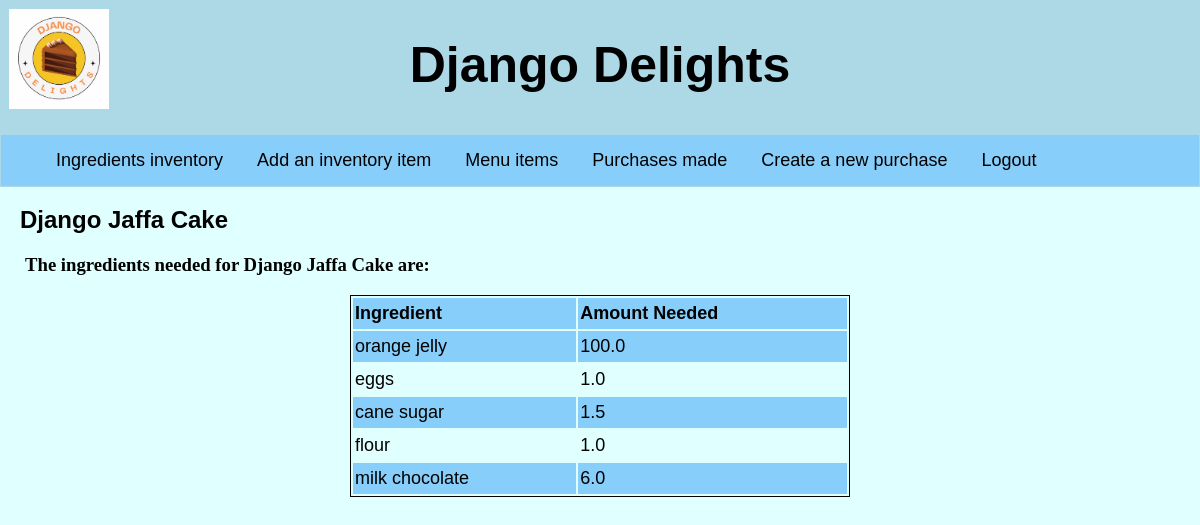
Page /recipe_requirements/2 (signed in) on the committed database.
### inventory/models.py (models this page shows, shortened)
class MenuItem(models.Model):
    name = models.CharField(max_length=50)
    price = models.FloatField()

class RecipeRequirements(models.Model):
    menu_item = models.ForeignKey(MenuItem, on_delete=models.CASCADE)
    ingredient = models.ForeignKey(Ingredient, on_delete=models.CASCADE)
    quantity = models.FloatField(default=0)

class Ingredient(models.Model):
    name = models.CharField(max_length=30)
    quantity = models.FloatField()
    price = models.FloatField()

### inventory/views.py (the view)
# urls.py: path("recipe_requirements/<pk>", views.RecipeRequirementsDetailView.as_view(), name="recipe_requirements"),
class RecipeRequirementsDetailView(LoginRequiredMixin,DetailView):
    model = MenuItem
    template_name = "inventory/recipe_requirements.html"

### inventory/templates/inventory/recipe_requirements.html (shortened to what this page needs)
{% extends 'base.html' %}
{% block content %}
<h2>{{object.name}}</h2>
<h3>The ingredients needed for {{object.name}} are:</h3>
<table class="table">
    <tr>
        <th>Ingredient</th>
        <th>Amount Needed</th>
    </tr>
    {% for recipe_requirement in object.reciperequirements_set.all %}
    <tr>
        <td>{{recipe_requirement.ingredient.name}}</td>
        <td>{{recipe_requirement.quantity}}</td>
    </tr>
    {% endfor %}
</table>
{% endblock %}

### inventory/static/style.css (style rules this page uses)
body { background-color: lightcyan; margin: 0; }
h2 { font-family: Arial, Helvetica, sans-serif; margin-left: 20px; }
h3 { margin-left: 25px; }
table { text-align: left; font-family: Arial, Helvetica, sans-serif; font-size: large; width: 500px; margin: 0 auto; border: 1px solid black; }
.table tr:nth-child(even) { background-color: lightskyblue; }
th, td { padding: 5px 2px; }
th { background-color: lightskyblue; }

### rows in the picture
MenuItem: name "Django Jaffa Cake"
RecipeRequirements: ingredient.name "orange jelly", quantity "100.0"
RecipeRequirements: ingredient.name "eggs", quantity "1.0"
RecipeRequirements: ingredient.name "cane sugar", quantity "1.5"
RecipeRequirements: ingredient.name "flour", quantity "1.0"
RecipeRequirements: ingredient.name "milk chocolate", quantity "6.0"
